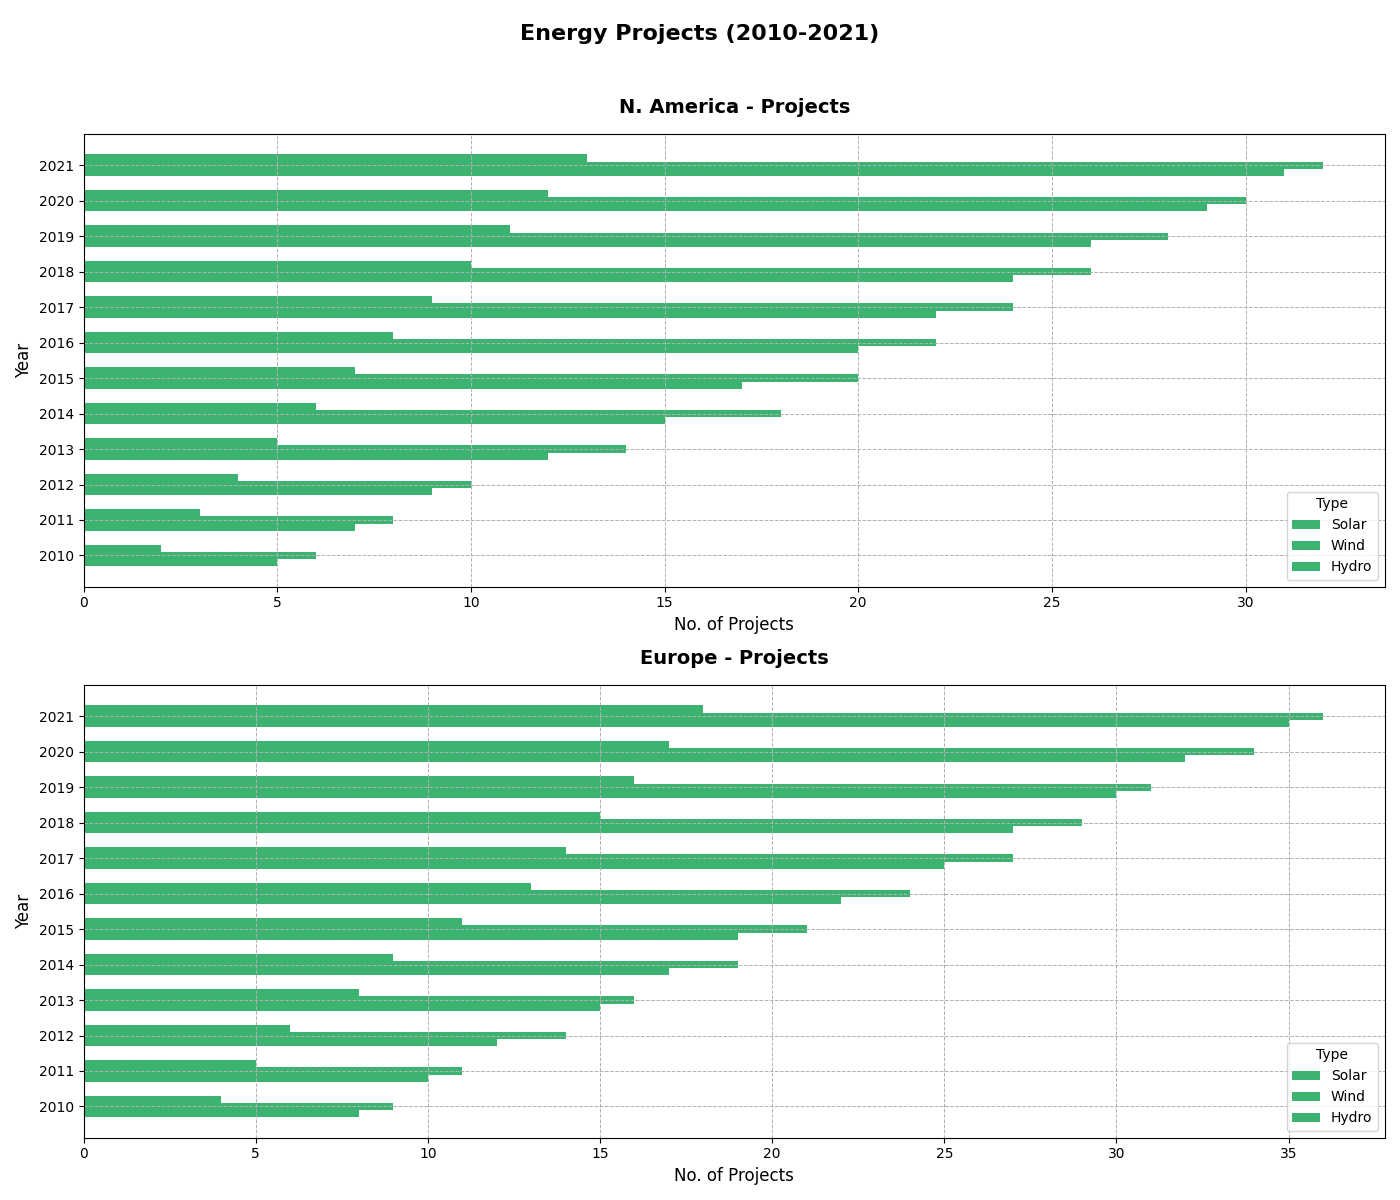

Reproduce this figure in Python.
import matplotlib.pyplot as plt
import numpy as np

years = np.arange(2010, 2022)
regions = ['N. America', 'Europe']

solar_projects = {
    'North America': [5, 7, 9, 12, 15, 17, 20, 22, 24, 26, 29, 31],
    'Europe': [8, 10, 12, 15, 17, 19, 22, 25, 27, 30, 32, 35],
}

wind_projects = {
    'North America': [6, 8, 10, 14, 18, 20, 22, 24, 26, 28, 30, 32],
    'Europe': [9, 11, 14, 16, 19, 21, 24, 27, 29, 31, 34, 36],
}

hydro_projects = {
    'North America': [2, 3, 4, 5, 6, 7, 8, 9, 10, 11, 12, 13],
    'Europe': [4, 5, 6, 8, 9, 11, 13, 14, 15, 16, 17, 18],
}

fig, ax = plt.subplots(2, 1, figsize=(14, 12))
height = 0.2
consistent_color = 'mediumseagreen'

for idx, region in enumerate(regions):
    ax[idx].barh(years - height, solar_projects[region if region != 'N. America' else 'North America'], 
                 height=height, label='Solar', color=consistent_color)
    ax[idx].barh(years, wind_projects[region if region != 'N. America' else 'North America'], 
                 height=height, label='Wind', color=consistent_color)
    ax[idx].barh(years + height, hydro_projects[region if region != 'N. America' else 'North America'], 
                 height=height, label='Hydro', color=consistent_color)
    
    ax[idx].set_title(f'{region} - Projects', fontsize=14, fontweight='bold', pad=15)
    ax[idx].set_ylabel('Year', fontsize=12)
    ax[idx].set_xlabel('No. of Projects', fontsize=12)
    ax[idx].set_yticks(years)
    ax[idx].set_yticklabels(years, fontsize=10)
    ax[idx].legend(title='Type', loc='best', fontsize=10)
    ax[idx].grid(True, linestyle='--', linewidth=0.7)

fig.suptitle('Energy Projects (2010-2021)', fontsize=16, fontweight='bold')
plt.tight_layout(rect=[0, 0, 1, 0.96])
plt.show()
